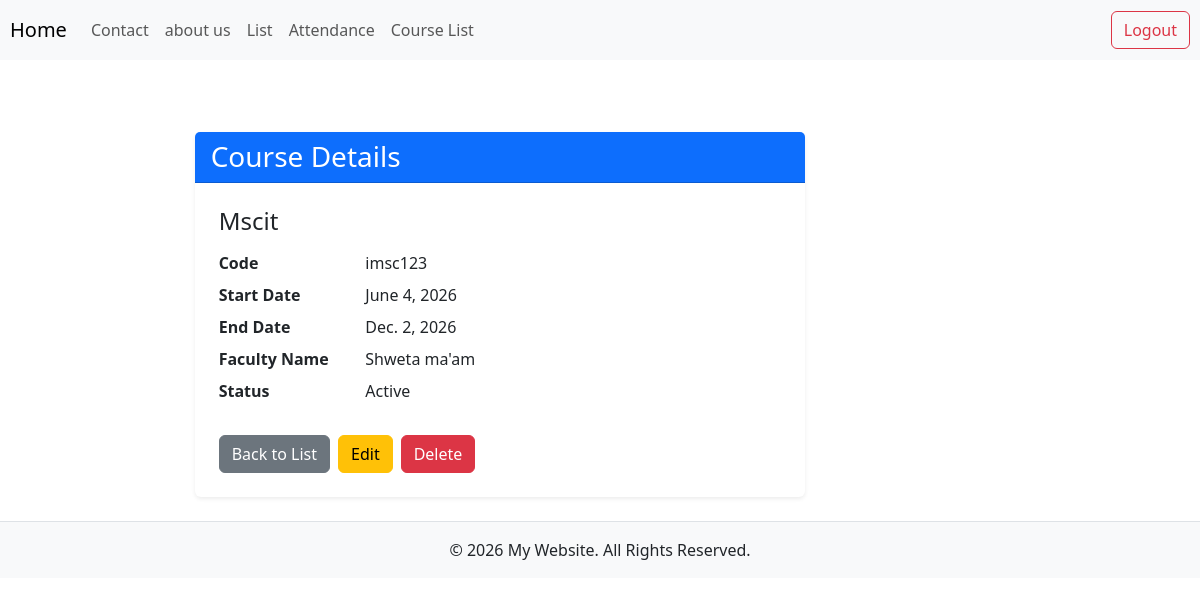
Screenshot of /Course/2/detail/ (signed in) with the database file from the repository.
### student/models.py (models this page shows, shortened)
class Course(models.Model):
    course_name = models.CharField(max_length=100)
    course_code = models.CharField(max_length=20,unique=True)
    start_date = models.DateField()
    end_date = models.DateField()
    faculty_name = models.CharField(max_length=100)
    is_active = models.BooleanField(default=True)

### student/views.py (the view)
# urls.py: path('Course/<int:pk>/detail/', views.courseDetailView.as_view(), name='course_detail'),
class courseDetailView(LoginRequiredMixin,DetailView):
    model=Course
    template_name='course_crud/course_detail.html'

### student/templates/course_crud/course_detail.html
{% extends 'base.html' %}
{% block content %}
<div class="container mt-5">
    <div class="row justify-content-center">
        <div class="col-lg-8">
            <div class="card shadow-sm border-0">
                <div class="card-header bg-primary text-white">
                    <h3 class="mb-0">Course Details</h3>
                </div>
                <div class="card-body p-4">
                    <h4 class="mb-3">{{ object.course_name }}</h4>
                    <dl class="row mb-4">
                        <dt class="col-sm-3">Code</dt>
                        <dd class="col-sm-9">{{ object.course_code }}</dd>
                        <dt class="col-sm-3">Start Date</dt>
                        <dd class="col-sm-9">{{ object.start_date }}</dd>
                        <dt class="col-sm-3">End Date</dt>
                        <dd class="col-sm-9">{{ object.end_date }}</dd>
                        <dt class="col-sm-3">Faculty Name</dt>
                        <dd class="col-sm-9">{{ object.faculty_name }}</dd>
                        <dt class="col-sm-3">Status</dt>
                        <dd class="col-sm-9">{% if object.is_active %}Active{% else %}Inactive{% endif %}</dd>
                    </dl>
                    <div class="d-flex gap-2">
                        <a href="{% url 'course_list' %}" class="btn btn-secondary">Back to List</a>
                        <a href="{% url 'course_update' object.pk %}" class="btn btn-warning">Edit</a>
                        <a href="{% url 'course_delete' object.pk %}" class="btn btn-danger">Delete</a>
                    </div>
                </div>
            </div>
        </div>
    </div>
</div>
{% endblock %}

### rows the page displays
Course: course_name "Mscit", course_code "imsc123", start_date "June 4, 2026", end_date "Dec. 2, 2026", faculty_name "Shweta ma'am"
